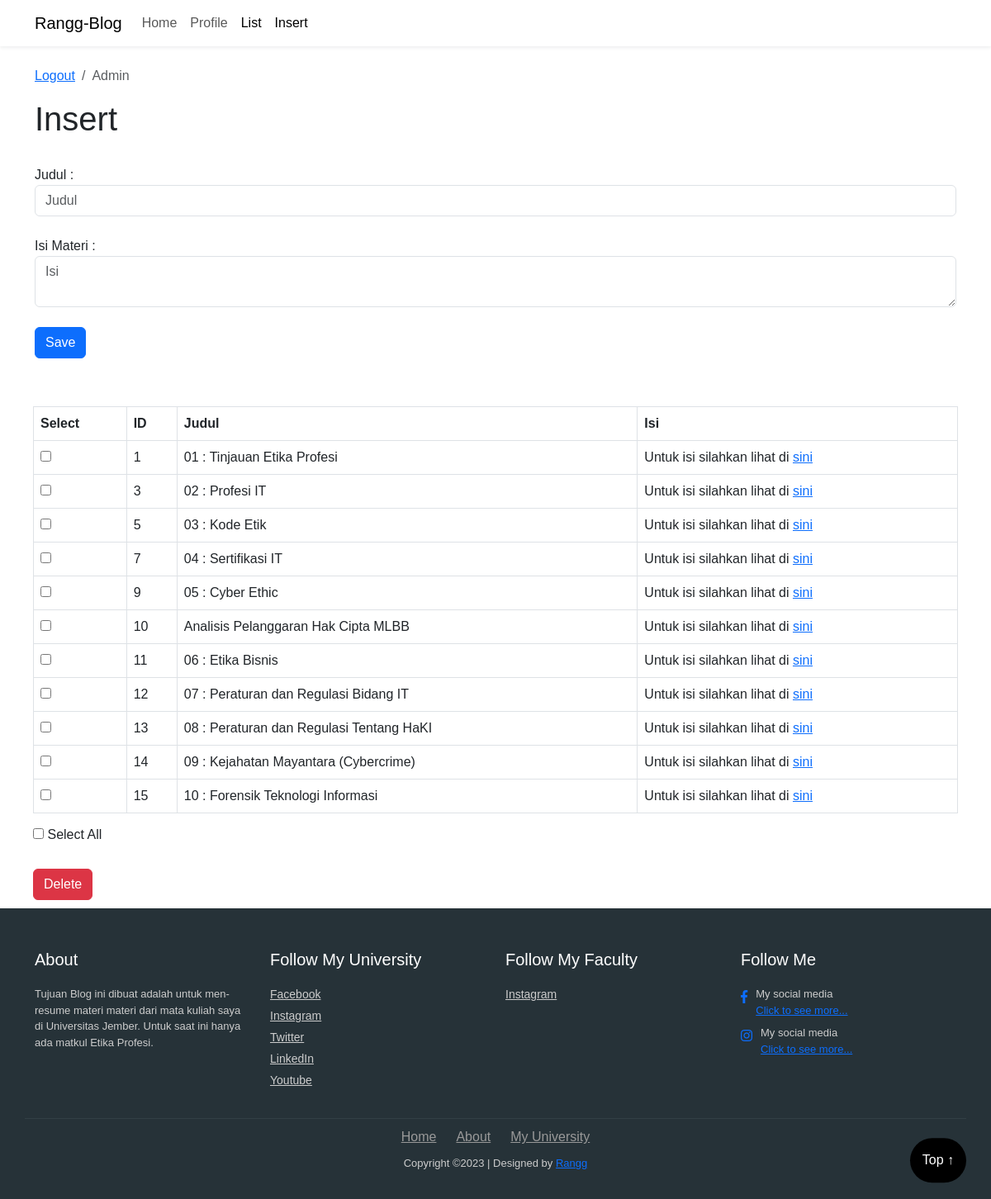
Screenshot of /etikaprofesi/index.php?p=admin (signed in) with the database file from the repository.
### tables this page shows
CREATE TABLE `materi` (
  `id` int(11) NOT NULL,
  `judul` varchar(50) NOT NULL,
  `isi` text NOT NULL,
  `time` varchar(50) NOT NULL
);

### etikaprofesi/admin/index.php (the view, shortened to what this page needs)
<?php
include "../koneksi.php";
?>
<!DOCTYPE html>
<html lang="en">
<head>
    <link rel="stylesheet" href="../css/bootstrap.min.css">
    <link rel="stylesheet" href="../css/style.css?v=2.0">
</head>
<body>
<br>
<div aria-label="breadcrumb" class="container">
  <ol class="breadcrumb">
    <li class="breadcrumb-item"><a href="index.php?p=logout" onclick="return confirm('Do you want to Log Out?');">Logout</a></li>
    <li class="breadcrumb-item active" aria-current="page">Admin</li>
  </ol>
</div>
<div class="container">
        <h1>Insert</h1>
    </div>
    <br>
    <form action="" method="POST">
        <div class="container">
            <div class="form-group">
                <label>Judul :</label>
                <input type="text" class="form-control" name="judul" id="judul" placeholder="Judul" required>
            </div>
            <br>
            <div class="form-group">
                <label>Isi Materi :</label>
                <textarea type="text" class="form-control" name="isi" id="isi" placeholder="Isi" required></textarea>
            </div>
            <br>
            <div>
                <input type="submit" name="save" class="btn btn-primary" value="Save">
            </div>
        </div>
    </form>
    <br><br>
    <form action="./admin/hapus.php" method="POST" class="container" style="padding: 10px;">
        <table class="table table-bordered">
            <thead>
                <tr>
                    <th>Select</th>
                    <th>ID</th>
                    <th>Judul</th>
                    <th>Isi</th>
                </tr>
            </thead>
            <tbody>
                <?php
                $data = mysqli_query($koneksi, "SELECT * FROM materi ORDER BY id ASC");
                while($rec = mysqli_fetch_array($data)){
                ?>
                <tr>
                    <td><input type="checkbox" name="pilih[]" value="<?= $rec['id'];?>"></td>
                    <td><?= $rec['id']?></td>
                    <td><?= $rec['judul']?></td>
                    <td>Untuk isi silahkan lihat di <a href="./isi.php?id=<?= $rec['id']?>">sini</a></td>
                </tr>
            </tbody>
            <?php } ?>
        </table>
            <h6>
            <input type="checkbox" onchange="checkAll(this)" name="pilih[]" value="<?= $rec['id']; ?>"> Select All
            </h6>
		    <br>
			<input type="submit" class="btn btn-danger" name="hapus" onclick="return confirm('Do you want to delete?');" value="Delete">
            <br>
    </form>
</body>
</html>

### etikaprofesi/index.php (shortened to what this page needs)
<?php
include "../koneksi.php";
if(isset($_GET['p'])) $p=$_GET['p'];
else $p='';
?>
<!DOCTYPE html>
<html lang="en">
<head>
  <link href="https://cdn.jsdelivr.net/npm/bootstrap@5.3.0-alpha3/dist/css/bootstrap.min.css" rel="stylesheet"
>
  <link rel="stylesheet" href="../css/style.css?v=2.0">
  <link rel="stylesheet" href="https://use.fontawesome.com/releases/v5.2.0/css/all.css">
</head>
<body>
<div>
  <nav class="navbar navbar-expand-lg shadow-sm" style="background-color: #fff">
    <div class="container">
      <a class="navbar-brand" href="../index.php">Rangg-Blog</a>
      <div class="collapse navbar-collapse" id="navbarNav">
        <ul class="navbar-nav">
        <li class="nav-item">
            <a class="nav-link" href="../index.php">Home</a>
          </li>
          <li class="nav-item">
          <a class="nav-link" data-bs-toggle="offcanvas" href="#offcanvasExample" role="button" aria-controls="offcanvasExample">Profile</a>
          </li>
          <li class="nav-item">
            <a class="nav-link active" aria-current="page" href="index.php">List</a>
          </li>
          <li class="nav-item">
            <a class="nav-link active" href="index.php?p=admin">Insert</a>
          </li>
        </ul>
      </div>
    </div>
  </nav>
<?php if(empty($p)) {?>
    <div id="page-wrapper">
        <div class="container"><br>
            <div class="row form-group">
                <h1 class="page-header">List Resume</h1>
            </div>
        </div>
    <section id="project">
    <svg xmlns="http://www.w3.org/2000/svg" viewBox="0 0 1440 320">
      <path fill="#ffffff" fill-opacity="1"
        d="M0,256L48,229.3C96,203,192,149,288,138.7C384,128,480,160,576,181.3C672,203,768,213,864,197.3C960,181,1056,139,1152,106.7C1248,75,1344,53,1392,42.7L1440,32L1440,0L1392,0C1344,0,1248,0,1152,0C1056,0,960,0,864,0C768,0,672,0,576,0C480,0,384,0,288,0C192,0,96,0,48,0L0,0Z">
      </path>
    </svg>
      <!-- <div class="row justify-content-center text-center mb-3">
        <div class="col">
          <h2>List Resume</h2>
        </div>
      </div> -->
      <br>
      <div class="container">
      <div class="row justify-content-center">
        <?php
        $sql = mysqli_query($koneksi, "SELECT * FROM materi ORDER BY judul");
        while($rec = mysqli_fetch_array($sql)){
        ?>
        <div class="col-md-4 mb-3">
        <div class="card" style="text-align: center;">
        <a href="./isi.php?id=<?= $rec['id']?>"><img src="../img/ethic.jpg" class="card-img-top" alt="No IMG"></img></a>
            <div class="card-body">
            <h5 class="card-title" ><?= $rec['judul']?></h5>
            <p class="card-subtitle">Di Posting Pada <?= date("d M Y", $rec['time'])?></p>
            <br>
              <a href="./isi.php?id=<?= $rec['id']?>" class="btn btn-primary" >Lihat Selengkapnya</a>
            </div>
          </div>
        </div>
        <?php } ?>
      </div>
      </div>
      <svg xmlns="http://www.w3.org/2000/svg" viewBox="0 0 1440 320">
      <path fill="#ffffff" fill-opacity="1"
        d="M0,128L48,106.7C96,85,192,43,288,58.7C384,75,480,149,576,160C672,171,768,117,864,112C960,107,1056,149,1152,170.7C1248,192,1344,192,1392,192L1440,192L1440,320L1392,320C1344,320,1248,320,1152,320C1056,320,960,320,864,320C768,320,672,320,576,320C480,320,384,320,288,320C192,320,96,320,48,320L0,320Z">
      </path>
    </svg>
  </section>
  </div>
<?php }
elseif($p == 'isi') include ("isi.php");
elseif($p == 'login') include ("admin/login.php");
elseif($p == 'logout') include ("admin/logout.php");
elseif($p == 'admin') include ("admin/index.php");
?>
<footer class="footer">
<div class="container bottom_border">
<div class="row">
<div class=" col-sm-4 col-md col-sm-4  col-12 col">
<h5 class="headin5_amrc col_white_amrc pt2">About</h5>
<p class="mb10">Tujuan Blog ini dibuat adalah untuk men-resume materi materi dari mata kuliah saya di Universitas Jember. Untuk saat ini hanya ada matkul Etika Profesi.</p>
</div>
<div class=" col-sm-4 col-md  col-6 col">
<h5 class="headin5_amrc col_white_amrc pt2">Follow My University</h5>
<ul class="footer_ul_amrc">
<li><a href="https://www.facebook.com/unejofficial/?locale=id_ID" target="_blank">Facebook</a></li>
<li><a href="https://www.instagram.com/univ_jember/?hl=en" target="_blank">Instagram</a></li>
<li><a href="https://twitter.com/univ_jember?lang=en" target="_blank">Twitter</a></li>
<li><a href="https://www.linkedin.com/company/universitasjember/" target="_blank">LinkedIn</a></li>
<li><a href="https://www.youtube.com/c/UNEJOfficial" target="_blank">Youtube</a></li>
</ul>
</div>
<div class=" col-sm-4 col-md  col-6 col">
<h5 class="headin5_amrc col_white_amrc pt2">Follow My Faculty</h5>
<ul class="footer_ul_amrc">
<li><a href="https://www.instagram.com/fasilkomunej/?hl=en" target="_blank">Instagram</a></li>
</ul>
</div>
<div class=" col-sm-4 col-md  col-12 col">
<h5 class="headin5_amrc col_white_amrc pt2">Follow Me</h5>
<ul class="footer_ul2_amrc">
<li><a href="https://www.facebook.com/rangga.pramudya.s/"><i class="fab fa-facebook-f fleft padding-right"></i></a><p>My social media<br><a href="https://www.facebook.com/rangga.pramudya.s/" target="_blank">Click to see more...</a></p></li>
<li><a href="https://www.instagram.com/ranggapramudya_23/"><i class="fab fa-instagram fleft padding-right"></i> </a><p>My social media<br><a href="https://www.instagram.com/ranggapramudya_23/" target="_blank">Click to see more...</a></p></li>
</ul>
</div>
</div>
</div>
<div class="container">
<ul class="foote_bottom_ul_amrc">
<li><a href="#">Home</a></li>
<li><a href="#">About</a></li>
<li><a href="https://unej.ac.id" target="_blank">My University</a></li>
</ul>
<p class="text-center">Copyright &copy;2023 | Designed by <a href="#">Rangg</a></p>
</div>
</footer>
</div>
<a href="#" class="toparrow">Top &#8593;</a>
</body>
</html>

### css/style.css (style rules this page uses)
body { display: grid; grid-template-columns: auto 0px; }
body { font-family: Arial; background: #fff; }
.row::after { content: ""; display: table; clear: both; }
.col_white_amrc { color:#FFF; }
footer { width:100%; background-color:#263238; min-height:250px; padding:10px 0px 25px 0px ; }
.pt2 { padding-top:40px ; margin-bottom:20px ; }
footer p { font-size:13px; color:#CCC; padding-bottom:0px; margin-bottom:8px; }
.mb10 { padding-bottom:15px ; }
.footer_ul_amrc { margin:0px ; list-style-type:none ; font-size:14px; padding:0px 0px 10px 0px ; }
.footer_ul_amrc li { padding:0px 0px 5px 0px; }
.footer_ul_amrc li a { color:#CCC; }
.fleft { float:left; }
.padding-right { padding-right:10px; }
.footer_ul2_amrc { margin:0px; list-style-type:none; padding:0px; }
.footer_ul2_amrc li p { display:table; }
.footer_ul2_amrc li i { margin-top:5px; }
.bottom_border { border-bottom:1px solid #323f45; padding-bottom:20px; }
.foote_bottom_ul_amrc { list-style-type:none; padding:0px; display:table; margin-top: 10px; margin-right: auto; margin-bottom: 10px; margin-left: auto; }
.foote_bottom_ul_amrc li { display:inline; }
.foote_bottom_ul_amrc li a { color:#999; margin:0 12px; }
.toparrow { --offset: 50px; position: sticky; bottom: 20px; margin-right: 30px; place-self: end; margin-top: calc(100vh + var(--offset)); text-decoration: none; padding: 15px; font-family: sans-serif; color: #fff; background: #000; border-radius: 100px; white-space: nowrap; }
:root { --gradient: linear-gradient(180deg, #00ff9d 25%, #05c5ff 100%); }

### rows the page displays
materi: id "1", judul "01 : Tinjauan Etika Profesi"
materi: id "3", judul "02 : Profesi IT"
materi: id "5", judul "03 : Kode Etik"
materi: id "7", judul "04 : Sertifikasi IT"
materi: id "9", judul "05 : Cyber Ethic"
materi: id "10", judul "Analisis Pelanggaran Hak Cipta MLBB"
materi: id "11", judul "06 : Etika Bisnis"
materi: id "12", judul "07 : Peraturan dan Regulasi Bidang IT"
materi: id "13", judul "08 : Peraturan dan Regulasi Tentang HaKI"
materi: id "14", judul "09 : Kejahatan Mayantara (Cybercrime)"
materi: id "15", judul "10 : Forensik Teknologi Informasi"
